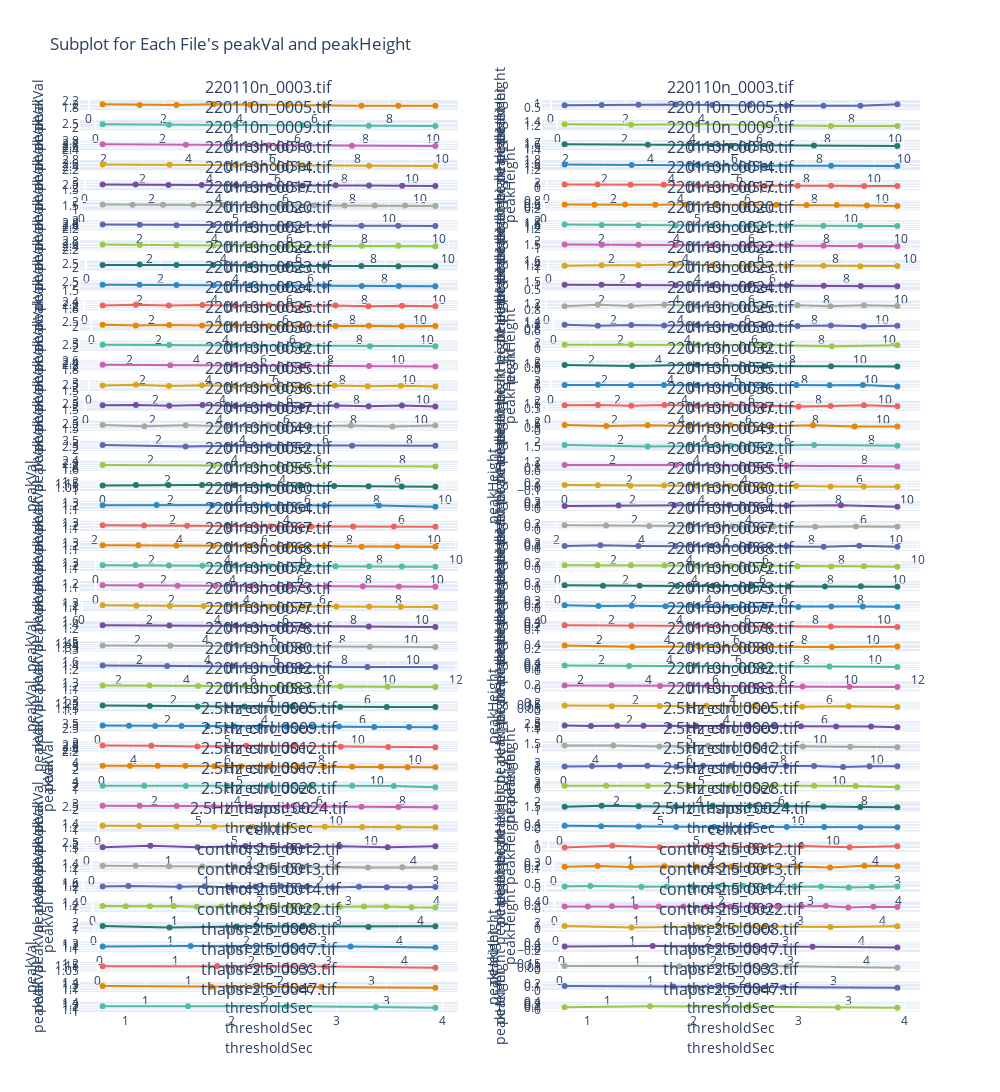

The notebook cell saved with this chart:
### Markdown cell above
## Are Mean and Variance of 'peakVal' meaningful?

### Code cell
# doubled filenames https://www.pythonforbeginners.com/lists/repeat-each-element-in-a-list-in-python
doublefile = [file for file in filenames for i in range(2)]

fig2 = make_subplots(
    rows=len(filenames), cols=2, subplot_titles=doublefile
)  # Two columns creates staggering problems with plot

for index, file in enumerate(dfMaster.file.unique()):
    dfFile = dfMaster.loc[dfMaster["file"] == file]

    # We split the subplot into two columns, deciding which column based on odd or even index
    fig2.append_trace(
        go.Scatter(
            x=dfFile["thresholdSec"],
            y=dfFile["peakVal"],
            name=dfFile.condition.unique()[0],
        ),
        row=index + 1,
        col=1,
    )
    fig2.append_trace(
        go.Scatter(
            x=dfFile["thresholdSec"],
            y=dfFile["peakHeight"],
            name=dfFile.condition.unique()[0],
        ),
        row=index + 1,
        col=2,
    )
    fig2.update_xaxes(title_text="thresholdSec", row=index + 1, col=1)
    fig2.update_xaxes(title_text="thresholdSec", row=index + 1, col=2)
    fig2.update_yaxes(title_text="peakVal", row=index + 1, col=1)
    fig2.update_yaxes(title_text="peakHeight", row=index + 1, col=2)

fig2.update_layout(
    height=7500,
    width=1000,
    showlegend=False,
    colorway=px.colors.qualitative.Vivid,
    title_text="Subplot for Each File's peakVal and peakHeight",
)

fig2.show()
